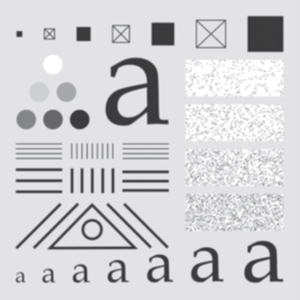
#> input picture images/pcb.png, 300 x 300 px, found by its file name
$ jupyter execute 4c_ideal_and_gaussian_highpass_filter.ipynb
#> lines starting #> are read from the running program, lines starting #| are printed output that depends on the picture; after the words box and inside, x2 and y2 are one past the last pixel; in counts of white or black regions, pixels touching at a corner belong together
[cell 1]
import cv2
import numpy as np
import matplotlib.pyplot as plt

[cell 2]
def add_gaussian_noise(image, mean=0, stddev=25):
#> called with mean = 0, stddev = 25
    gaussian_noise = np.random.normal(mean, stddev, image.shape)
    noisy_image = image + gaussian_noise
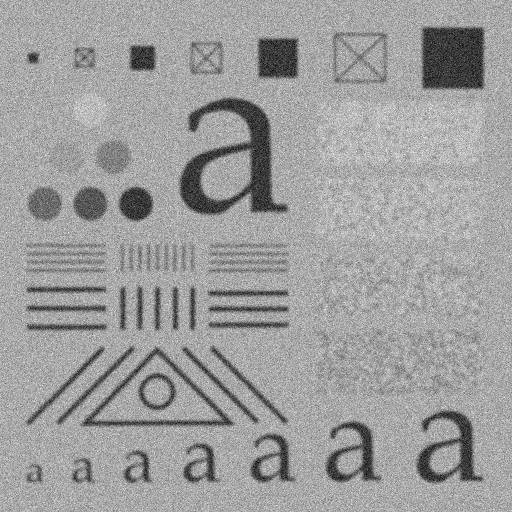
#> noisy_image: shape (512, 512) float64; min -26.74, max 355, mean 210; drawn with min black and max white
    noisy_image = np.clip(noisy_image, 0, 255)
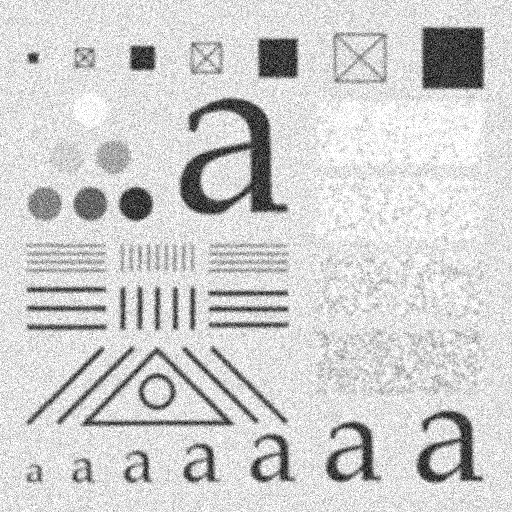
#> noisy_image: shape (512, 512) float64; min 0, max 255, mean 208.3
    return noisy_image

[cell 3]
def ideal_highpass_filter(image, cutoff_frequency):
#> called with cutoff_frequency = 30
    height, width = image.shape
#> height = 512; width = 512
    F = np.fft.fftshift(np.fft.fft2(image))
    H = np.zeros(image.shape, dtype=np.float32)

    D0 = cutoff_frequency
    for u in range(height):
        for v in range(width):
            D = np.sqrt((u - height / 2) ** 2 + (v - width / 2) ** 2)
            if D >= D0:
                H[u, v] = 1
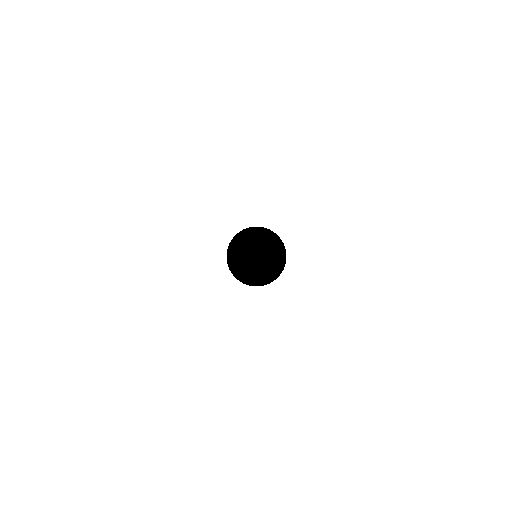
#> H: shape (512, 512) float32; values 0 (black) and 1 (white), 98.9% white; 1 black region, box (x1, y1, x2, y2) and area: (227, 227, 286, 286) 2809
    G = F * H
    filtered_image = np.fft.ifft2(np.fft.ifftshift(G))
    return np.abs(filtered_image)
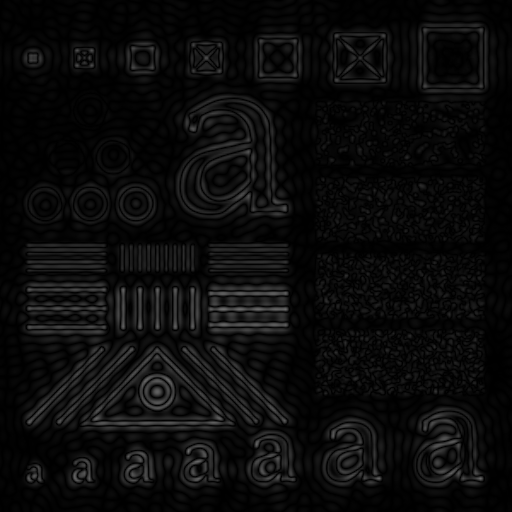
#> returned value: shape (512, 512) float64; min 1.73e-05, max 110.1, mean 11.6

[cell 4]
def gaussian_highpass_filter(image, cutoff_frequency):
#> called with cutoff_frequency = 30
    height, width = image.shape
#> height = 300; width = 300

    F = np.fft.fftshift(np.fft.fft2(image))
    H = np.zeros(image.shape, dtype=np.float32)

    D0 = cutoff_frequency
    for u in range(height):
        for v in range(width):
            D = np.sqrt((u - height / 2) ** 2 + (v - width / 2) ** 2)
            H[u, v] = 1 - np.exp(-(D ** 2) / (2 * (D0 ** 2)))
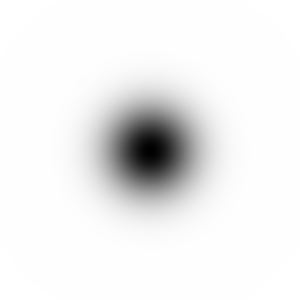
#> H: shape (300, 300) float32; min 0, max 1, mean 0.937

    G = F * H
    filtered_image = np.fft.ifft2(np.fft.ifftshift(G))
    return np.abs(filtered_image)
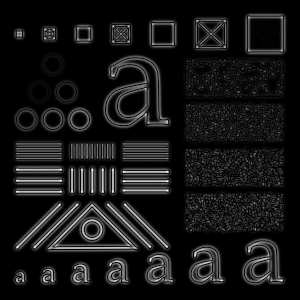
#> returned value: shape (300, 300) float64; min 1.71e-09, max 85.9, mean 7.7; drawn with min black and max white

[cell 5]
original_image = cv2.imread('./images/pcb.png', 0)
gray_image = cv2.resize(original_image, (512, 512))

[cell 6]
gaussian_noisy_image = add_gaussian_noise(gray_image, 0, 25)

[cell 7]
plt.figure(figsize=(12, 10))
cutoff_frequency = 30

ideal_highpass_filtered_image = ideal_highpass_filter(gray_image, cutoff_frequency)
gaussian_highpass_filtered_image = gaussian_highpass_filter(original_image, cutoff_frequency)

plt.subplot(1, 3, 1)
plt.imshow(gray_image, cmap='gray')
plt.title(f"Original Image")

plt.subplot(1, 3, 2)
plt.imshow(ideal_highpass_filtered_image, cmap='gray')
plt.title(f"Ideal highpass Filtered Image (D0 = {cutoff_frequency})")

plt.subplot(1, 3, 3)
plt.imshow(gaussian_highpass_filtered_image, cmap='gray')
plt.title(f"Gaussian Highpass Filtered Image (D0 = {cutoff_frequency})")

plt.tight_layout()
plt.show()

[cell 8]
plt.figure(figsize=(12, 10))
cutoff_frequency = 30

ideal_highpass_filtered_image = ideal_highpass_filter(gaussian_noisy_image, cutoff_frequency)
#> call 2 of ideal_highpass_filter, with cutoff_frequency = 30
#> in ideal_highpass_filter (call 2), `return np.abs(filtered_image)`:
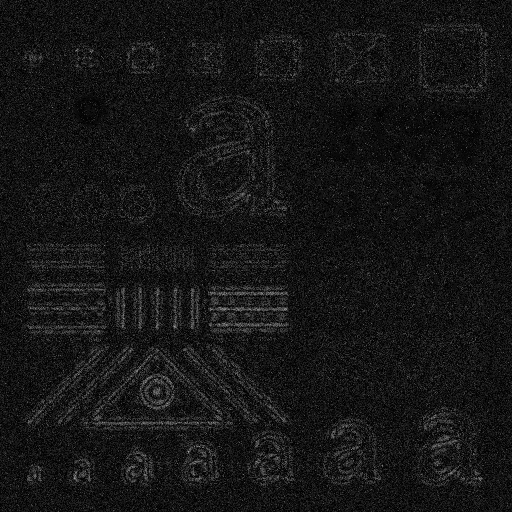
#> returned value: shape (512, 512) float64; min 7.59e-05, max 167.3, mean 22.4
gaussian_highpass_filtered_image = gaussian_highpass_filter(gaussian_noisy_image, cutoff_frequency)
#> call 2 of gaussian_highpass_filter, with cutoff_frequency = 30
#> after the loop in gaussian_highpass_filter (call 2), `for u in range(height):`:
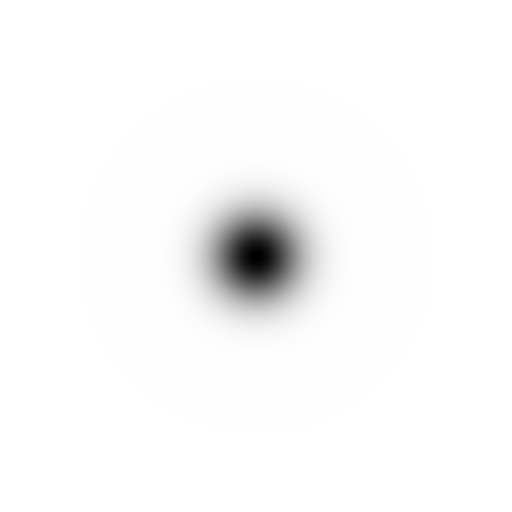
#> H: shape (512, 512) float32; min 0, max 1, mean 0.978

plt.subplot(1, 3, 1)
plt.imshow(gaussian_noisy_image, cmap='gray')
plt.title(f"Noisy Image")

plt.subplot(1, 3, 2)
plt.imshow(ideal_highpass_filtered_image, cmap='gray')
plt.title(f"Ideal highpass Filtered Image (D0 = {cutoff_frequency})")

plt.subplot(1, 3, 3)
plt.imshow(gaussian_highpass_filtered_image, cmap='gray')
plt.title(f"Gaussian Highpass Filtered Image (D0 = {cutoff_frequency})")

plt.tight_layout()
plt.show()
